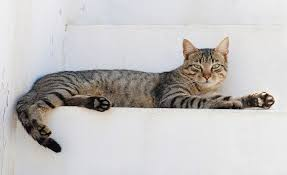
#> input picture images.jpg, 287 x 175 px
$ jupyter execute OpenCV_Filters.ipynb
#> lines starting #> are read from the running program, lines starting #| are printed output that depends on the picture
[cell 1]
import cv2

# Gaussian Blur

[cell 2]
import cv2

path = "images.jpg"
img = cv2.imread(path)
#> img is the input picture: shape (175, 287, 3); mean B, G, R 193.4, 194.1, 196.5

gaussian_blur = cv2.GaussianBlur(img, (7,7), 0)
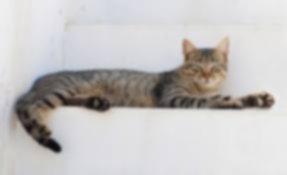
#> gaussian_blur: shape (175, 287, 3); mean B, G, R 193.4, 194.1, 196.5

cv2.imshow("blurred", gaussian_blur)
cv2.waitKey(0)
cv2.destroyAllWindows()

[cell 3]
import cv2

path = "images.jpg"
img = cv2.imread(path)

gaussian_blur = cv2.GaussianBlur(img, (51,51), 0)
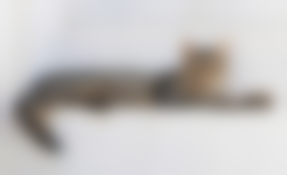
#> gaussian_blur: shape (175, 287, 3); mean B, G, R 193.4, 194.1, 196.5

cv2.imshow("blurred", gaussian_blur)
cv2.waitKey(0)
cv2.destroyAllWindows()

[cell 4]
import cv2

path = "images.jpg"
img = cv2.imread(path)

gaussian_blur = cv2.GaussianBlur(img, (7,7), 0)

cv2.imshow("blurred", gaussian_blur)
cv2.waitKey(0)
cv2.destroyAllWindows()

# Median Blur

[cell 5]
import cv2

path = "images.jpg"
img = cv2.imread(path)

med_blur = cv2.medianBlur(img, 5)

cv2.imshow("blurred", med_blur)
cv2.waitKey(0)
cv2.destroyAllWindows()

[cell 6]
import cv2

path = "images.jpg"
img = cv2.imread(path)

med_blur = cv2.medianBlur(img, 7)
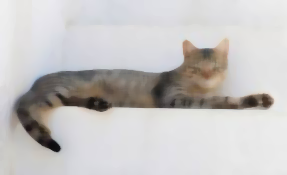
#> med_blur: shape (175, 287, 3); mean B, G, R 194.4, 195.1, 197.5

cv2.imshow("blurred", med_blur)
cv2.waitKey(0)
cv2.destroyAllWindows()

# Sharpening

[cell 7]
import cv2
import numpy as np

path = "low_res.jpg"

img = cv2.imread(path)
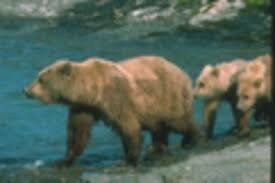
#> input picture low_res.jpg, 275 x 183 px
#> img is the input picture: shape (183, 275, 3); mean B, G, R 88.9, 101.4, 84.1


sharp_kernel = np.array([[0, -1, 0],
                   [-1, 5,-1],
                   [0, -1, 0]])

sharp = cv2.filter2D(img, -1, sharp_kernel)
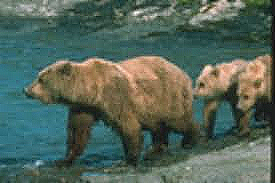
#> sharp: shape (183, 275, 3); mean B, G, R 88.9, 101.4, 84

cv2.imshow("Original", img)
cv2.imshow("Sharpened", sharp)

cv2.waitKey(0)
cv2.destroyAllWindows()

## Even stronger sharpening:

[cell 8]
import cv2
import numpy as np

path = "low_res.jpg"

img = cv2.imread(path)


sharp_kernel = np.array([[ -1, -1, -1],
                   [ -1,  9, -1],
                   [ -1, -1, -1]])

sharp = cv2.filter2D(img, -1, sharp_kernel)
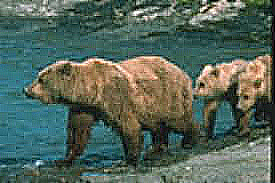
#> sharp: shape (183, 275, 3); mean B, G, R 89.1, 101.3, 84.1

cv2.imshow("Original", img)
cv2.imshow("Sharpened", sharp)

cv2.waitKey(0)
cv2.destroyAllWindows()
